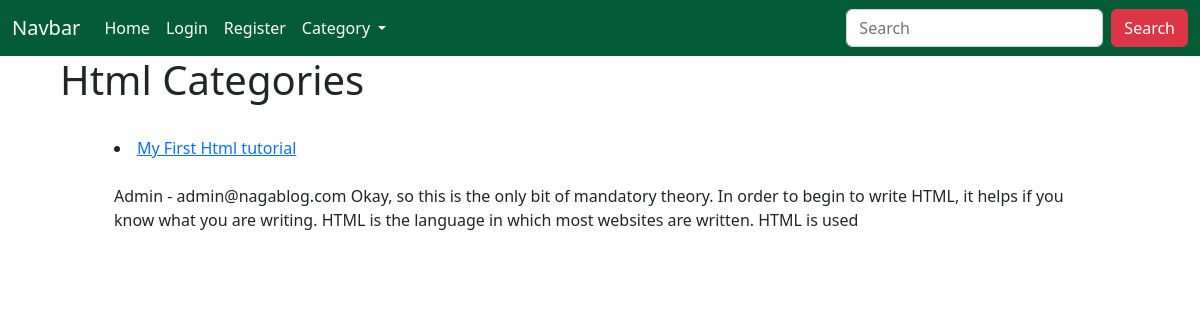
/category/Html/, run on the app's committed database.
### myblog/models.py (models this page shows, shortened)
class Category(models.Model):
    category = models.CharField(max_length=50)
    def __str__(self):
        return self.category

class Post(models.Model):
    title = models.CharField(max_length=50)
    author = models.ForeignKey(User, on_delete=models.CASCADE)
    body = models.TextField()
    stamp = models.DateTimeField(auto_now_add=True)
    category = models.ForeignKey(Category, on_delete=models.DO_NOTHING, null=True)

### myblog/views.py (the view)
# urls.py: path('category/<str:cats>/', CategoryView, name="view-category"),
def CategoryView(request,cats):
    catagory = Post.objects.filter(category__category=cats)
    cat_menu = Category.objects.all()
    return render(request, 'categories.html', {'cats':cats, 'category':catagory, "cat_menu":cat_menu })

### template/categories.html (shortened to what this page needs)
{% extends "base.html" %}
{% block contents %}
<div style="padding-left:5%;padding-right:5%;">
    <h1>{{cats}} Categories</h1>
    {% for post in category %}
    <div style="padding-left:5%;padding-right:5%;">
        <br>
        <li><a href={% url "detail-view" post.pk %}>{{post.title}}</a></li>
        <br>{{post.author.first_name}} - {{post.author.email}}
        {{ post.body|slice:":200"|safe }}
    </div>
    {% endfor %}
</div>
{% endblock %}

### data on the page
Category: category "Html"
Post: title "My First Html tutorial", author.first_name "Admin", author.email "admin@nagablog.com", body "Okay, so this is the only bit of mandatory theory. In order to begin to write HTML, it helps if you know what you are writing. HTML is the language in which most websites are written. HTML is used"
